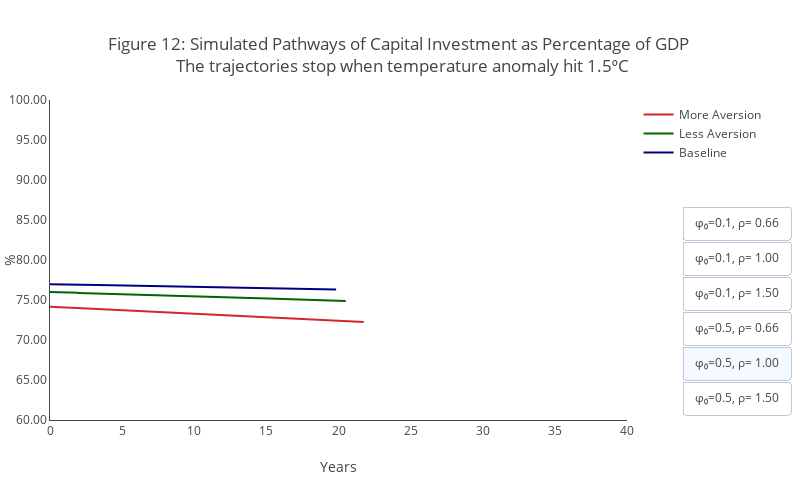

Notebook code for this chart:
### Code cell
from src.plot import plot_simulatedpath_full2, plot_simulatedpath_uncer_decomp2

graph_title = """Figure 12: Simulated Pathways of Capital Investment as Percentage of GDP <br> The trajectories stop when temperature anomaly hit 1.5ᵒC """
plot_simulatedpath_full2(graph_type="CapIOutputRatio", graph_title = graph_title, yaxis_label="%", graph_range=[60,100], before15=True)

### Figure 1 — Plotly figure (JSON) as saved in the notebook; plotly's stock layout.template omitted (floating-point values rounded to 4 significant figures; data arrays with more than 128 entries replaced by an {"elided": "..."} marker saying what was removed)
{"data": [{"line": {"color": "#d62728"}, "name": "More Aversion", "showlegend": false, "type": "scatter", "visible": false, "x": {"elided": "333 float values"}, "y": {"elided": "482 float values"}}, {"line": {"color": "darkgreen"}, "name": "Less Aversion", "showlegend": false, "type": "scatter", "visible": false, "x": {"elided": "296 float values"}, "y": {"elided": "482 float values"}}, {"line": {"color": "navy"}, "name": "Baseline", "showlegend": false, "type": "scatter", "visible": false, "x": {"elided": "269 float values"}, "y": {"elided": "482 float values"}}, {"line": {"color": "#d62728"}, "name": "More Aversion", "showlegend": false, "type": "scatter", "visible": false, "x": {"elided": "333 float values"}, "y": {"elided": "482 float values"}}, {"line": {"color": "darkgreen"}, "name": "Less Aversion", "showlegend": false, "type": "scatter", "visible": false, "x": {"elided": "299 float values"}, "y": {"elided": "482 float values"}}, {"line": {"color": "navy"}, "name": "Baseline", "showlegend": false, "type": "scatter", "visible": false, "x": {"elided": "270 float values"}, "y": {"elided": "482 float values"}}, {"line": {"color": "#d62728"}, "name": "More Aversion", "showlegend": false, "type": "scatter", "visible": false, "x": {"elided": "323 float values"}, "y": {"elided": "482 float values"}}, {"line": {"color": "darkgreen"}, "name": "Less Aversion", "showlegend": false, "type": "scatter", "visible": false, "x": {"elided": "297 float values"}, "y": {"elided": "482 float values"}}, {"line": {"color": "navy"}, "name": "Baseline", "showlegend": false, "type": "scatter", "visible": false, "x": {"elided": "273 float values"}, "y": {"elided": "482 float values"}}, {"line": {"color": "#d62728"}, "name": "More Aversion", "showlegend": false, "type": "scatter", "visible": false, "x": {"elided": "258 float values"}, "y": {"elided": "482 float values"}}, {"line": {"color": "darkgreen"}, "name": "Less Aversion", "showlegend": false, "type": "scatter", "visible": false, "x": {"elided": "243 float values"}, "y": {"elided": "482 float values"}}, {"line": {"color": "navy"}, "name": "Baseline", "showlegend": false, "type": "scatter", "visible": false, "x": {"elided": "233 float values"}, "y": {"elided": "482 float values"}}, {"line": {"color": "#d62728"}, "name": "More Aversion", "showlegend": true, "type": "scatter", "visible": true, "x": {"elided": "262 float values"}, "y": {"elided": "482 float values"}}, {"line": {"color": "darkgreen"}, "name": "Less Aversion", "showlegend": true, "type": "scatter", "visible": true, "x": {"elided": "247 float values"}, "y": {"elided": "482 float values"}}, {"line": {"color": "navy"}, "name": "Baseline", "showlegend": true, "type": "scatter", "visible": true, "x": {"elided": "239 float values"}, "y": {"elided": "482 float values"}}, {"line": {"color": "#d62728"}, "name": "More Aversion", "showlegend": false, "type": "scatter", "visible": false, "x": {"elided": "263 float values"}, "y": {"elided": "482 float values"}}, {"line": {"color": "darkgreen"}, "name": "Less Aversion", "showlegend": false, "type": "scatter", "visible": false, "x": {"elided": "251 float values"}, "y": {"elided": "482 float values"}}, {"line": {"color": "navy"}, "name": "Baseline", "showlegend": false, "type": "scatter", "visible": false, "x": {"elided": "245 float values"}, "y": {"elided": "482 float values"}}], "layout": {"barmode": "overlay", "height": 500, "margin": {"l": 50, "r": 0}, "plot_bgcolor": "white", "title": {"text": "Figure 12: Simulated Pathways of Capital Investment as Percentage of GDP <br> The trajectories stop when temperature anomaly hit 1.5ᵒC "}, "updatemenus": [{"active": 4, "buttons": [{"args": [{"showlegend": [true, true, true, false, false, false, false, false, false, false, false, false, false, false, false, false, false, false, false, false, false, false, false, false, false, false, false, false, false, false, false, false, false, false, false, false, false, false, false, false, false, false, false, false, false, false, false, false], "visible": [true, true, true, false, false, false, false, false, false, false, false, false, false, false, false, false, false, false, false, false, false, false, false, false, false, false, false, false, false, false, false, false, false, false, false, false, false, false, false, false, false, false, false, false, false, false, false, false]}], "label": "φ₀=0.1, ρ= 0.66", "method": "update"}, {"args": [{"showlegend": [false, false, false, true, true, true, false, false, false, false, false, false, false, false, false, false, false, false, false, false, false, false, false, false, false, false, false, false, false, false, false, false, false, false, false, false, false, false, false, false, false, false, false, false, false, false, false, false], "visible": [false, false, false, true, true, true, false, false, false, false, false, false, false, false, false, false, false, false, false, false, false, false, false, false, false, false, false, false, false, false, false, false, false, false, false, false, false, false, false, false, false, false, false, false, false, false, false, false]}], "label": "φ₀=0.1, ρ= 1.00", "method": "update"}, {"args": [{"showlegend": [false, false, false, false, false, false, true, true, true, false, false, false, false, false, false, false, false, false, false, false, false, false, false, false, false, false, false, false, false, false, false, false, false, false, false, false, false, false, false, false, false, false, false, false, false, false, false, false], "visible": [false, false, false, false, false, false, true, true, true, false, false, false, false, false, false, false, false, false, false, false, false, false, false, false, false, false, false, false, false, false, false, false, false, false, false, false, false, false, false, false, false, false, false, false, false, false, false, false]}], "label": "φ₀=0.1, ρ= 1.50", "method": "update"}, {"args": [{"showlegend": [false, false, false, false, false, false, false, false, false, true, true, true, false, false, false, false, false, false, false, false, false, false, false, false, false, false, false, false, false, false, false, false, false, false, false, false, false, false, false, false, false, false, false, false, false, false, false, false], "visible": [false, false, false, false, false, false, false, false, false, true, true, true, false, false, false, false, false, false, false, false, false, false, false, false, false, false, false, false, false, false, false, false, false, false, false, false, false, false, false, false, false, false, false, false, false, false, false, false]}], "label": "φ₀=0.5, ρ= 0.66", "method": "update"}, {"args": [{"showlegend": [false, false, false, false, false, false, false, false, false, false, false, false, true, true, true, false, false, false, false, false, false, false, false, false, false, false, false, false, false, false, false, false, false, false, false, false, false, false, false, false, false, false, false, false, false, false, false, false], "visible": [false, false, false, false, false, false, false, false, false, false, false, false, true, true, true, false, false, false, false, false, false, false, false, false, false, false, false, false, false, false, false, false, false, false, false, false, false, false, false, false, false, false, false, false, false, false, false, false]}], "label": "φ₀=0.5, ρ= 1.00", "method": "update"}, {"args": [{"showlegend": [false, false, false, false, false, false, false, false, false, false, false, false, false, false, false, true, true, true, false, false, false, false, false, false, false, false, false, false, false, false, false, false, false, false, false, false, false, false, false, false, false, false, false, false, false, false, false, false], "visible": [false, false, false, false, false, false, false, false, false, false, false, false, false, false, false, true, true, true, false, false, false, false, false, false, false, false, false, false, false, false, false, false, false, false, false, false, false, false, false, false, false, false, false, false, false, false, false, false]}], "label": "φ₀=0.5, ρ= 1.50", "method": "update"}], "pad": {"b": 10, "r": 10, "t": 10}, "showactive": true, "type": "buttons", "x": 1.3, "y": 0.7}], "width": 800, "xaxis": {"range": [0, 40], "showgrid": false, "showline": true, "title": {"text": "Years"}}, "yaxis": {"range": [60, 100], "showgrid": false, "showline": true, "tickformat": ".2f", "title": {"text": "%"}}}}
